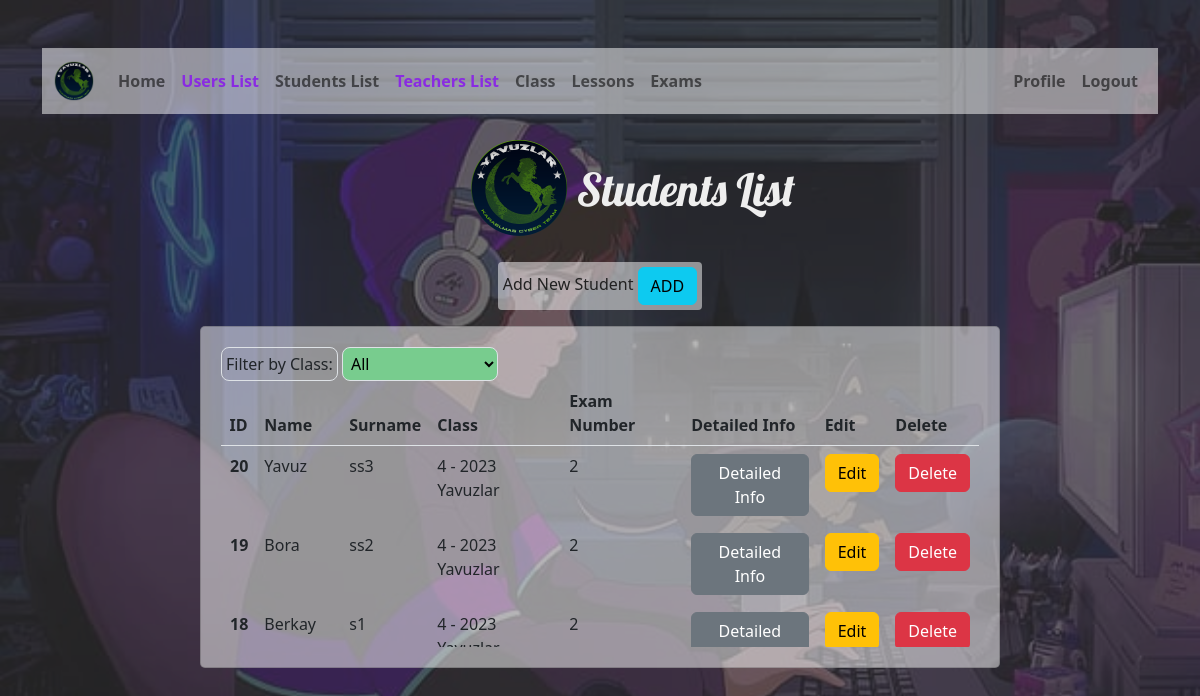
The page /studentsList.php (signed in) on the database its author committed.
### tables this page shows
CREATE TABLE `t_users` (
  `id` int(11) NOT NULL,
  `name` varchar(255) DEFAULT NULL,
  `surname` varchar(255) DEFAULT NULL,
  `username` varchar(255) NOT NULL,
  `password` text NOT NULL,
  `role` varchar(10) NOT NULL,
  `created_at` timestamp NOT NULL DEFAULT current_timestamp() ON UPDATE current_timestamp()
);

CREATE TABLE `t_classes_students` (
  `id` int(11) NOT NULL,
  `student_id` int(11) NOT NULL,
  `class_id` int(11) NOT NULL
);

CREATE TABLE `t_classes` (
  `id` int(11) NOT NULL,
  `class_name` varchar(255) NOT NULL,
  `class_teacher_id` int(11) NOT NULL
);

### studentsList.php (the view, shortened to what this page needs)
<?php
include "conn.php";
if (isset($_SESSION['id']) && isset($_SESSION['role']) && ($_SESSION['role'] === "admin" || $_SESSION['role'] === "teacher")) {
    $usersTable = "t_users";
    $school = $conn->prepare("SELECT * FROM $usersTable ORDER BY id DESC");
    $school->execute();
    $users = $school->fetchAll(PDO::FETCH_ASSOC);
    $studentClass = "t_classes_students";
    $school = $conn->prepare("SELECT * FROM $studentClass ORDER BY id DESC");
    $school->execute();
    $studentClasses = $school->fetchAll(PDO::FETCH_ASSOC);
    $classTable = "t_classes";
    $school = $conn->prepare("SELECT * FROM $classTable ORDER BY id DESC");
    $school->execute();
    $classes = $school->fetchAll(PDO::FETCH_ASSOC);
 ?>
<!DOCTYPE html>
<html lang="en">
<head>
    <link rel="stylesheet" href="https://cdn.jsdelivr.net/npm/bootstrap@5.2.0/dist/css/bootstrap.min.css">
    <link rel="stylesheet" href="css/style.css">
</head>
<body class="body-home">
    <div class="black-fill"><br /> <br />
        <div class="container">
        <?php include("includes/homeNavBar.php"); ?>
        <section class="user-text d-flex  align-items-center flex-column btn-danger">
            <div class="conteiner d-flex w-25 mt-4 mb-4">
            <img class="col-md-2 mx-2" src="img/yavuzlar.png" >
            <h3 class="col-md-10 mt-4" style="color: #eee; font-size: 45px; font-family: 'Lobster', cursive;">Students List</h3>
            </div>
            <?php if($_SESSION["role"] === "admin") { ?>
            <p>
                Add New Student <a href="addStudentIndex.php" class="btn btn-info" role="button">ADD</a>
            </p>
            <?php } ?>
        </section>
        <section id="listUser" class="d-flex justify-content-center align-items-center flex-column">
            <div class="card mb-3 card-1">
                <div class="row g-0">
                    <div class="col-md-12">
                        <div class="table-wrap">
                        <label class="p-1 text-primary-emphasis bg-primary-subtle border border-primary-subtle rounded-3" for="filter">Filter by Class:</label>
                                <select id="filter" class="p-1 text-primary-emphasis border border-primary-subtle rounded-3" style=" background-color : #78cc8e;">
                                 <option value="all">All</option>
                                </select>
                            <table class="table">
                                <thead class="thead-dark">
                                    <tr>
                                        <th>ID</th>
                                        <th>Name</th>
                                        <th>Surname</th>
                                        <th>Class</th>
                                        <th>Exam Number</th>
                                        <th>Detailed Info</th>
                                        <?php if($_SESSION["role"] === "admin") { ?>
                                            <th>Edit</th>
                                            <th>Delete</th>
                                        <?php } ?>
                                    </tr>
                                </thead>
                                <tbody>
                                <?php
                                foreach ($users as $user) {
                                    if($user["role"] === "student"){
                                        $studentId = "N/A";
                                        $studentClassId = "N/A";
                                        $studentClassName = "none";
                                        foreach ($studentClasses as $studentClass) {
                                            if($studentClass["student_id"] === $user["id"]){
                                                $studentId = $studentClass["id"];
                                                $studentClassId = $studentClass["class_id"];
                                                foreach ($classes as $class) {
                                                    if ((int)$studentClass["class_id"] === (int)$class["id"]){
                                                        $studentClassName =  $class["class_name"];
                                                        break;
                                                    }
                                                }
                                                break;
                                            }
                                        }
                                            $query = $conn->prepare("SELECT COUNT(*) AS exam_count FROM t_exams WHERE student_id = ?");
                                            $query->execute([$user["id"]]);
                                            $examCount = $query->fetch(PDO::FETCH_ASSOC)["exam_count"];
                                            echo '
                                            <tr class="alert" role="alert" data-filter="'. $studentClassId .'">
                                                <th scope="row">'.$user["id"].'</th>
                                                <td>'.$user["name"].'</td>
                                                <td>'.$user["surname"].'</td>
                                                <td>'.$studentClassId.' - '.$studentClassName.'</td>
                                                <td>'.$examCount.'</td>
                                                <td>
                                                    <a href="studentInfo.php?id='. $user["id"] .'" class="btn btn-block btn-secondary">Detailed Info</a>
                                                </td>
                                                ';
                                                if($_SESSION["role"] === "admin") {
                                                    echo '
                                                    <td>
                                                        <a href="editStudentIndex.php?id='. $studentId .'" class="btn btn-block btn-warning">Edit</a>
                                                    </td>
                                                    <td>
                                                    <a href="app/student/deleteStudent.php?id='. $studentId .'" class="btn btn-block btn-danger">Delete</a>
                                                    </td>
                                                </tr>';
                                                }
                                    }
                                }
                                ?>
                                </tbody>
                            </table>
                        </div>
                    </div>
                </div>
            </div>
        </section>
        </div>
    </div>
</body>
</html>
<?php } else {
    header("Location: login.php");
    exit;
} ?>

### css/style.css (style rules this page uses)
.body-home, .body-login { background: url(../img/backgroundLofi.jpg); background-repeat: no-repeat; background-size: cover; background-attachment: fixed; }
.black-fill { background: rgba(51, 50, 50, 0.7); min-height: 100vh; }
.user-text { min-height: 15vh; }
.user-text img { width: 100px; }
.user-text p { color: #222; background: rgba(255,255,255, 0.5); padding: 5px; border-radius: 4px; }
#listUser { min-height: 30vh; }
#listUser .card-1 { max-width: 800px; width: 90%; background: rgba(255,255,255, 0.5); padding: 20px; border-radius: 5px; }
.table-wrap { max-height: 300px; overflow: auto; }

### rows shown on the page
t_users: id "20", name "Yavuz", surname "ss3", examCount "2"
t_classes_students: class "4"
t_classes: class_name "2023 Yavuzlar", class_name "2023…"
t_users: id "19", name "Bora", surname "ss2", examCount "2"
t_classes_students: class "4"
t_users: id "18", name "Berkay", surname "s1", examCount "2"
t_classes_students: class "4"
